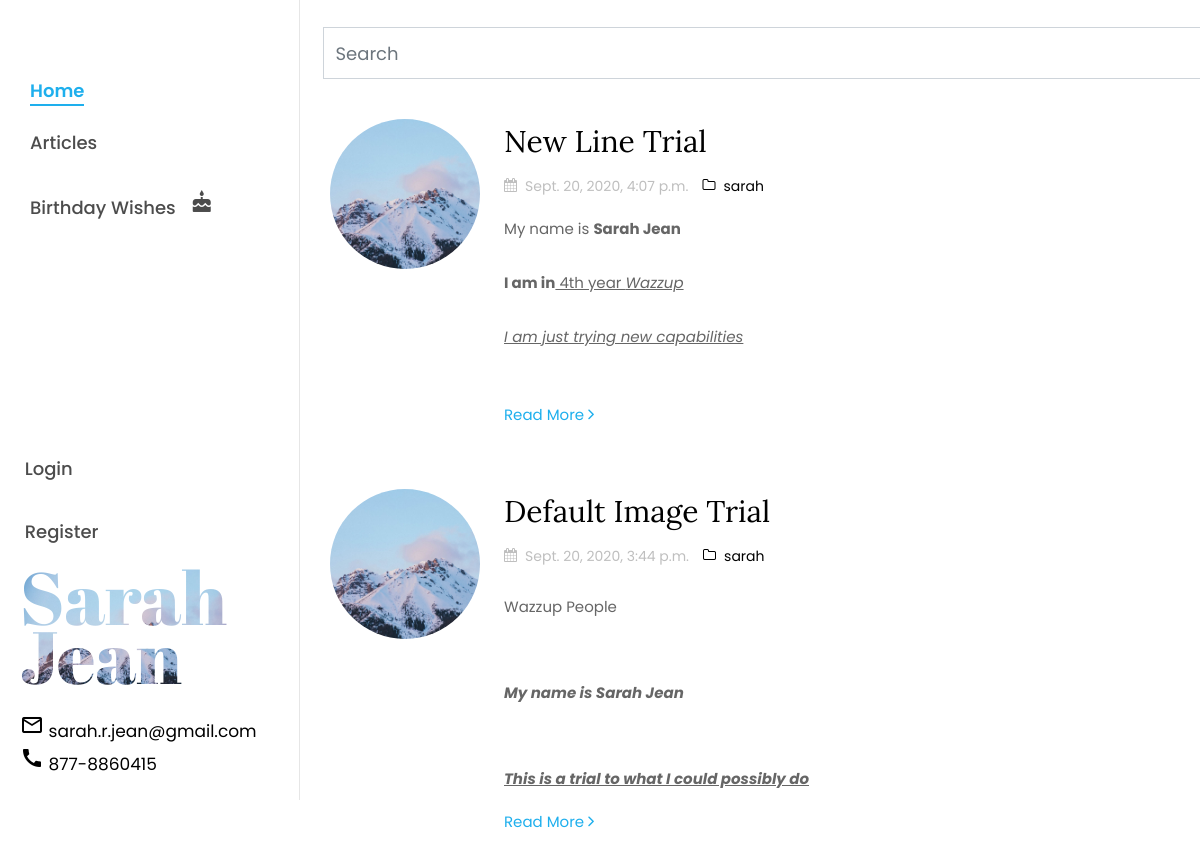
The app's page /, older data.
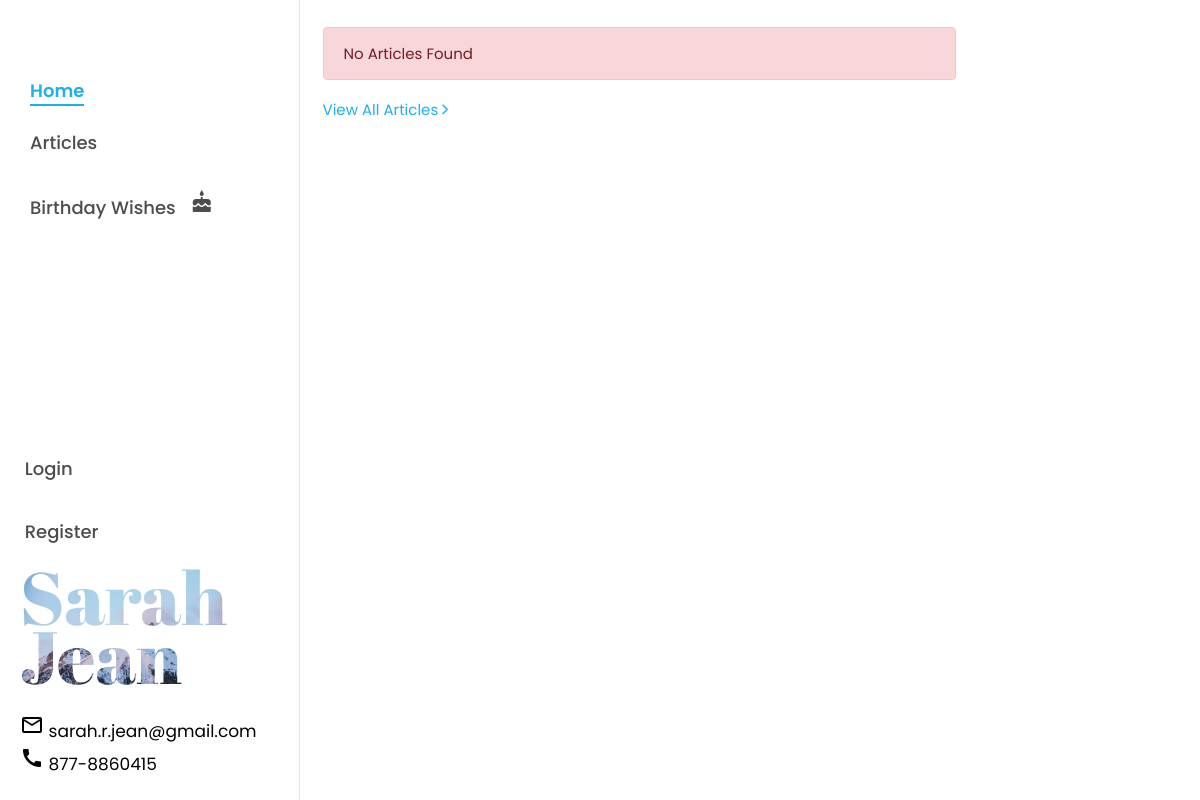
The same page, newer data.
### article/models.py (models this page shows, shortened)
class Article(models.Model):
    author = models.ForeignKey("auth.User",on_delete = models.CASCADE,verbose_name = "Author ")
    title = models.CharField(max_length = 50,verbose_name = "Title")
    content = RichTextField()
    created_date = models.DateTimeField(auto_now_add=True,verbose_name="Created On")
    article_image = models.FileField(blank = True,null = True,verbose_name="Image", default="bg_1.jpg")
    slug = models.SlugField(unique=True, max_length=100)
    def __str__(self):
        return self.title
    class Meta:
        ordering = ['-created_date']

### article/views.py (the view)
# urls.py: path('',views.index,name = "index"),
def index(request):
    print("Loading articles:")
    keyword = request.GET.get("keyword")
    print("Keyword : ", keyword)
    if keyword:
        articles = Article.objects.filter(title__contains=keyword)
        return render(request, "messages.html", {"articles": articles})
    articles = Article.objects.all()
    print(articles)
    return render(request, "allarticles.html", {"articles": articles})

### templates/allarticles.html (shortened to what this page needs)
{% extends "includes/colornav.html" %}
{% block body %}
{% load static %}
    {% if articles %}
    <br>
    <div class="row hidden-md-down ">
        <div class="col-md-10 offset-md-3">
            <div class="col-lg-11">
                <form>
                    <div class="md-form active-cyan active-cyan-2 mb-3">
                        <input class="form-control" type="text" placeholder="Search" aria-label="Search" name="keyword">
                    </div>
                </form>
            </div>
        </div>
    </div>
    <div id="colorlib-main">
        <section class="ftco-section ftco-no-pt ftco-no-pb">
            <div class="container">
                <div class="col">
                    <div class="row pt-md-4">
                        {% for article in articles %}
                        <div class="col-md-12">
                            <div class="blog-entry ftco-animate d-md-flex">
                                <a href="{% url 'article:detail' article.slug %}" class="img img-2"
                                    style="background-image: url({{article.article_image.url}});"></a>
                                <div class="text text-2 pl-md-4">
                                    <h3 class="mb-2"><a
                                            href="{% url 'article:detail' article.slug %}">{{article.title}}</a>
                                    </h3>
                                    <div class="meta-wrap">
                                        <p class="meta">
                                            <span><i class="icon-calendar mr-2"></i>{{article.created_date}}</span>
                                            <span><a href="/articles/dashboard/"><i
                                                        class="icon-folder-o mr-2"></i>{{article.author.username}}</a></span>
                                        </p>
                                    </div>
                                    <p class="mb-4">{{article.content|safe|truncatewords:50}}</p>
                                    <p><a href="{% url 'article:detail' article.slug %}" class="btn-custom">Read
                                            More <span class="ion-ios-arrow-forward"></span></a></p>
                                </div>
                            </div>
                        </div>
                        {% endfor %}
                    </div>
                </div>
            </div>
        </section>
    </div>
    {% else %}
    <div class="row">
        <br>
        <div class="center col-md-10 offset-md-3">
            <div class="col-lg-8">
                <div class="alert alert-danger center">
                    No Articles Found
                </div>
                <p><a href="/articles" class="btn-custom">View All Articles <span
                            class="ion-ios-arrow-forward"></span></a></p>
            </div>
        </div>
    </div>
    {% endif %}
{% endblock body %}

Row changes from the older to the newer data that the page shows:
removed Article: article_image (picture), title "New Line Trial", created_date "Sept. 20, 2020, 4:07 p.m.", author.username "sarah", content "My name is Sarah Jean I am in 4th year Wazzup I am just trying new capabilities"
removed Article: article_image (picture), title "Default Image Trial", created_date "Sept. 20, 2020, 3:44 p.m.", author.username "sarah", content "Wazzup People My name is Sarah Jean This is a trial to what I could possibly do"
Text that changed along with them:
text now shown: "No Articles Found View All Articles"
